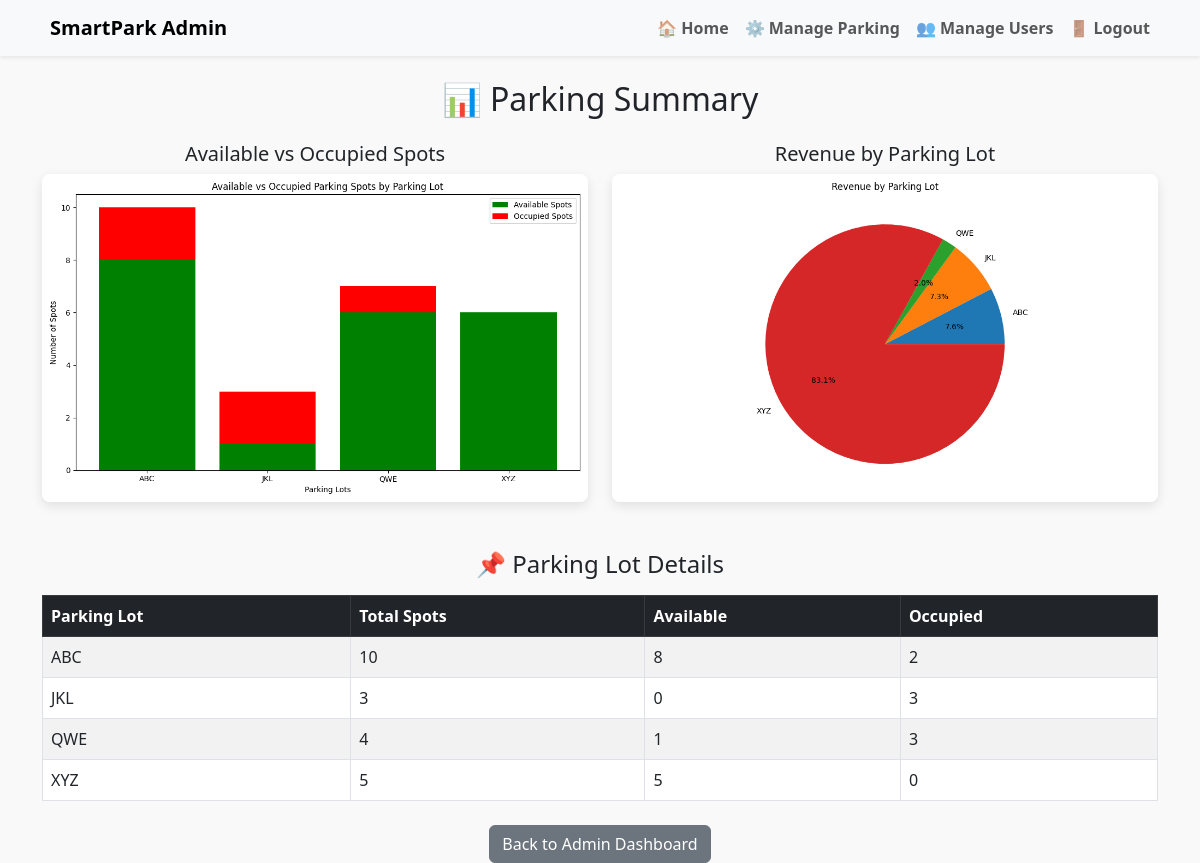
The page /summary (signed in) on the database as committed earlier.
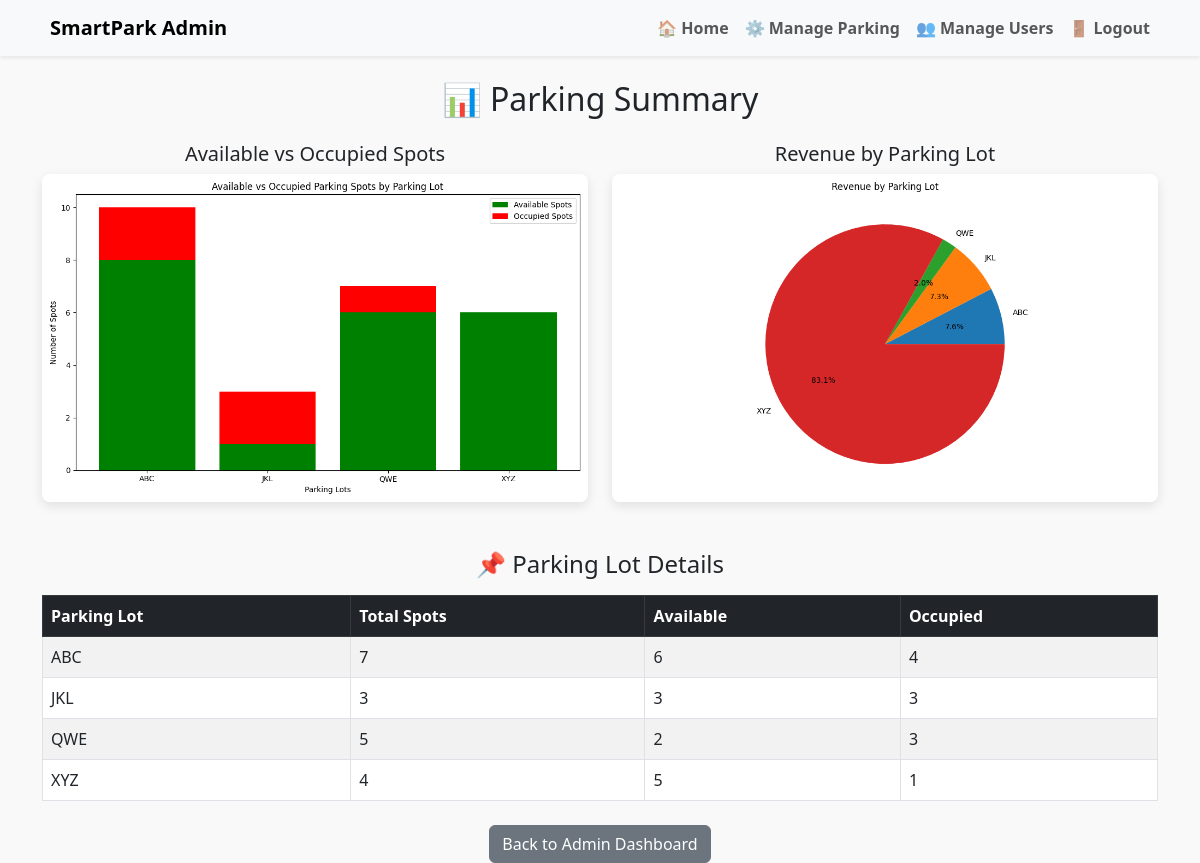
The same page on the database as committed later.
### app.py (models this page shows)
class Parking(db.Model):
    __tablename__ = 'parking'
    id = db.Column(db.Integer, primary_key=True)
    prime_location_name = db.Column(db.String(20), unique=True, nullable=False)
    address = db.Column(db.String(20), nullable=False)
    pin_code = db.Column(db.String(20), nullable=False)
    price = db.Column(db.Float, nullable=False)
    number_of_spots = db.Column(db.Integer, nullable=False)
    spots = db.relationship('ParkingSpot', back_populates='parking',cascade='all, delete-orphan')

### app.py (the view)
@app.route('/summary', methods=['GET', 'POST'])
def summary():
    if 'username' not in session:
        return redirect(url_for('login'))
    lots = Parking.query.order_by(Parking.prime_location_name).all()
    lot_names = []
    available_counts = []
    occupied_counts = []
    revenue_by_lot = []
    for lot in lots:
        lot_names.append(lot.prime_location_name)
        available_counts.append(ParkingSpot.query.filter_by(parking_id=lot.id, status='A').count())
        occupied_counts.append(ParkingSpot.query.filter_by(parking_id=lot.id, status='O').count())
        total_revenue = 0
        for spot in lot.spots:
            for booking in spot.bookings:
                total_revenue += booking.parking_cost or 0
        revenue_by_lot.append(total_revenue)
    plt.figure(figsize=(10, 6))
    plt.bar(x=lot_names, height=available_counts, color='green', label='Available Spots')
    plt.bar(x=lot_names, height=occupied_counts, color='red', label='Occupied Spots', bottom=available_counts)
    plt.xlabel('Parking Lots')
    plt.ylabel('Number of Spots')
    plt.title('Available vs Occupied Parking Spots by Parking Lot')
    plt.legend()
    plt.tight_layout()
    bar_chart_path = os.path.join(app.config['CHART_FOLDER'], 'bar_chart.png')
    plt.savefig(bar_chart_path)
    plt.close()
    plt.figure(figsize=(10, 6))
    plt.pie(revenue_by_lot, labels=lot_names, autopct='%1.1f%%')
    plt.title('Revenue by Parking Lot')
    plt.tight_layout()
    pie_chart_path = os.path.join(app.config['CHART_FOLDER'], 'pie_chart.png')
    plt.savefig(pie_chart_path)
    plt.close()
    bar_chart_url = url_for('static', filename='charts/bar_chart.png')
    pie_chart_url = url_for('static', filename='charts/pie_chart.png')
    print("Bar chart saved:", os.path.exists(bar_chart_path))
    print("Pie chart saved:", os.path.exists(pie_chart_path))
    return render_template('summary.html', bar_chart_url=bar_chart_url, pie_chart_url=pie_chart_url, lots=lots)

### templates/summary.html (shortened to what this page needs)
<!DOCTYPE html>
<html lang="en">
<head>
  <link href="https://cdn.jsdelivr.net/npm/bootstrap@5.3.0/dist/css/bootstrap.min.css" rel="stylesheet">
</head>
<body>
<nav class="navbar navbar-expand-lg navbar-light bg-light shadow-sm">
  <div class="container">
    <a class="navbar-brand fw-bold d-flex align-items-center" href="/admin">
       SmartPark Admin
    </a>
    <div class="collapse navbar-collapse" id="navbarAdmin">
      <ul class="navbar-nav ms-auto mb-2 mb-lg-0">
        <li class="nav-item">
          <a class="nav-link fw-semibold" href="/admin">🏠 Home</a>
        </li>
        <li class="nav-item">
          <a class="nav-link fw-semibold" href="/parking">⚙️ Manage Parking</a>
        </li>
        <li class="nav-item">
          <a class="nav-link fw-semibold" href="/admin_user">👥 Manage Users</a>
        </li>
        <li class="nav-item">
          <a class="nav-link fw-semibold" href="/logout">🚪 Logout</a>
        </li>
      </ul>
    </div>
  </div>
</nav>
  <div class="container mt-4">
    <h2 class="text-center mb-4">📊 Parking Summary</h2>
    <div class="row">
      <div class="col-md-6">
        <h5 class="text-center">Available vs Occupied Spots</h5>
        <img src="{{ bar_chart_url }}" alt="Bar Chart" class="chart-img">
      </div>
      <div class="col-md-6">
        <h5 class="text-center">Revenue by Parking Lot</h5>
        <img src="{{ pie_chart_url }}" alt="Pie Chart" class="chart-img">
      </div>
    </div>
    <div class="mt-5">
      <h4 class="text-center mb-3">📌 Parking Lot Details</h4>
      <table class="table table-striped table-bordered">
        <thead class="table-dark">
          <tr>
            <th>Parking Lot</th>
            <th>Total Spots</th>
            <th>Available</th>
            <th>Occupied</th>
          </tr>
        </thead>
        <tbody>
          {% for lot in lots %}
          <tr>
            <td>{{ lot.prime_location_name }}</td>
            <td>{{ lot.number_of_spots }}</td>
            <td>{{ lot.spots | selectattr("status", "equalto", "A") | list | length }}</td>
            <td>{{ lot.spots | selectattr("status", "equalto", "O") | list | length }}</td>
          </tr>
          {% endfor %}
        </tbody>
      </table>
    </div>
    <div class="text-center mt-4">
      <a href="/admin" class="btn btn-secondary">Back to Admin Dashboard</a>
    </div>
  </div>
</body>
</html>

### templates/summary.html (style rules this page uses)
body { background-color: #f9f9f9; }
.chart-img { max-width: 100%; height: auto; border-radius: 8px; box-shadow: 0 4px 12px rgba(0,0,0,0.1); }

Rows that differ between the two databases and show on the page:
changed Parking "ABC": number_of_spots "10" → "7"; spots|selectattr "8" → "6"; spots|selectattr "2" → "4"
computed for Parking "JKL": spots|selectattr "0" → "3"
changed Parking "QWE": number_of_spots "4" → "5"; spots|selectattr "1" → "2"
changed Parking "XYZ": number_of_spots "5" → "4"; spots|selectattr "0" → "1"
